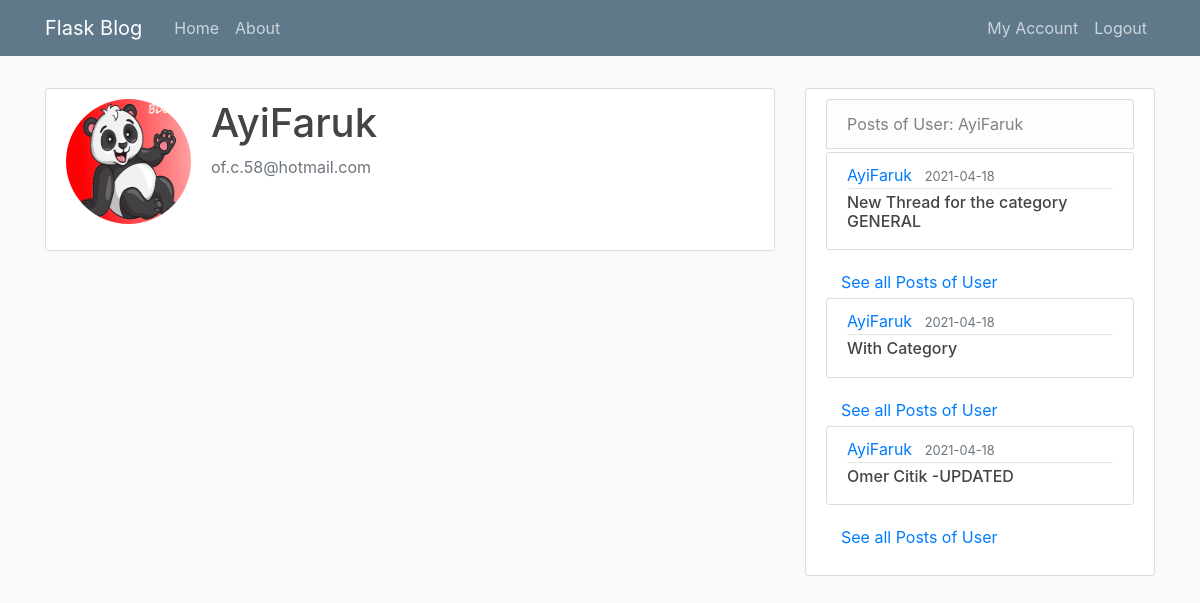
/account/1 (signed in), run on the app's committed database.
### app/models.py (models this page shows, shortened)
class User(db.Model, UserMixin):
    id = db.Column(db.Integer, primary_key=True)
    username = db.Column(db.String(20), unique=True, nullable=False)
    email = db.Column(db.String(120), unique=True, nullable=False)
    password = db.Column(db.String(120), nullable=False)
    image_file = db.Column(db.String(20), nullable=False, default='default.jpg')
    posts=  db.relationship('Post', backref='author', lazy=True)
    comments=  db.relationship('Comment', backref='authorCom', lazy=True)
    def __repr__(self):
        return f'User({self.id}, {self.username}, {self.email}, {self.image_file})'

class Post(db.Model):
    id = db.Column(db.Integer, primary_key=True)
    title = db.Column(db.String(100), nullable=False)
    date_posted = db.Column(db.DateTime, nullable=False, default=datetime.utcnow)
    content = db.Column(db.Text, nullable=False)
    user_id = db.Column(db.Integer, db.ForeignKey('user.id'), nullable=False)
    comments=  db.relationship('Comment', backref='thread', lazy=True)
    category_id = db.Column(db.Integer, db.ForeignKey('category.id'), nullable=False)

### app/users/routes.py (the view)
@users.route("/account/<int:userid>", methods=['GET', 'POST'])
@login_required
def account_user(userid):
    user = User.query.get_or_404(userid)   # Get the User
    print(user)
    if current_user == user:
        return redirect(url_for('users.account'))
    latestPosts = Post.query.filter_by(author=user).order_by(Post.date_posted.desc()).limit(6).all()
    image_file = url_for('static', filename='profile_pics/' + user.image_file)
    return render_template('account.html', title='Account', image_file=image_file, user=user,latestPosts=latestPosts)

### app/models.py (called while the page is built)
@login_manager.user_loader
def load_user(user_id):
    return User.query.get(int(user_id))

### app/templates/account.html (shortened to what this page needs)
{% extends "layout.html" %}
{% block content %}
    <div class="content-section">
      <div class="media">
        <img class="rounded-circle account-img" src="{{ image_file }}">
        <div class="media-body">
          <h2 class="account-heading">{{ user.username }}</h2>
          <p class="text-secondary">{{ user.email }}</p>
        </div>
      </div>
    </div>
{% endblock content %}
{% block sidebar %}
  <div class="content-section">
      <ul class="list-group">
        <li class="list-group-item list-group-item-light">Posts of User: {{user.username}}</li>
        {% for post in latestPosts %}
          <article class="media content-section mt-1">
            <div class="media-body">
              <div class="article-metadata">
                <a class="mr-2" href="{{ url_for('users.account_user', userid=post.author.id) }}">{{ post.author.username }}</a>
                <small class="text-muted">{{ post.date_posted.strftime('%Y-%m-%d') }}</small>
              </div>
              <h6><a class="article-title" href="{{ url_for('posts.post', post_id=post.id) }}">{{ post.title }}</a></hr6>
            </div>
          </article>
          <div class='col-12'>
            <a class="" href="{{ url_for('users.user_posts', username=post.author.username) }}">See all Posts of User</a>
          </div>
        {% endfor %}
      </ul>
  </div>
{% endblock sidebar %}

### app/static/style/main.css (style rules this page uses)
body { background: #fafafa; color: #333333; margin-top: 5rem; }
h1, h2, h3, h4, h5, h6 { color: #444444; }
.content-section { background: #ffffff; padding: 10px 20px; border: 1px solid #dddddd; border-radius: 3px; margin-bottom: 20px; }
.article-title { color: #444444; }
.article-metadata { padding-bottom: 1px; margin-bottom: 4px; border-bottom: 1px solid #e3e3e3 }
.account-img { height: 125px; width: 125px; margin-right: 20px; margin-bottom: 16px; }
.account-heading { font-size: 2.5rem; }
ul { list-style-type: none; margin: 0; padding: 0; overflow: hidden; }
li { float: left; }

### data on the page
User: username "AyiFaruk", email "of.c.58@hotmail.com"
Post: author.username "AyiFaruk", date_posted "2021-04-18", title "New Thread for the category GENERAL"
Post: author.username "AyiFaruk", date_posted "2021-04-18", title "With Category"
Post: author.username "AyiFaruk", date_posted "2021-04-18", title "Omer Citik -UPDATED"
